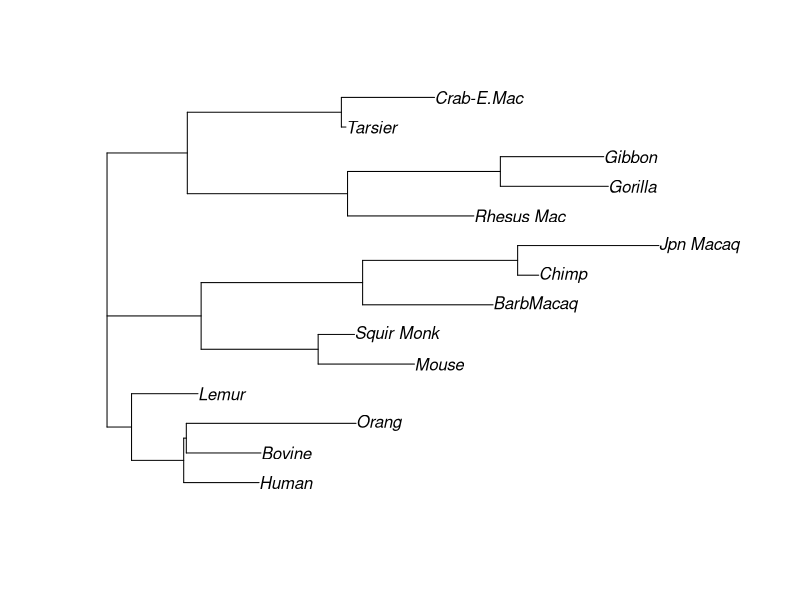
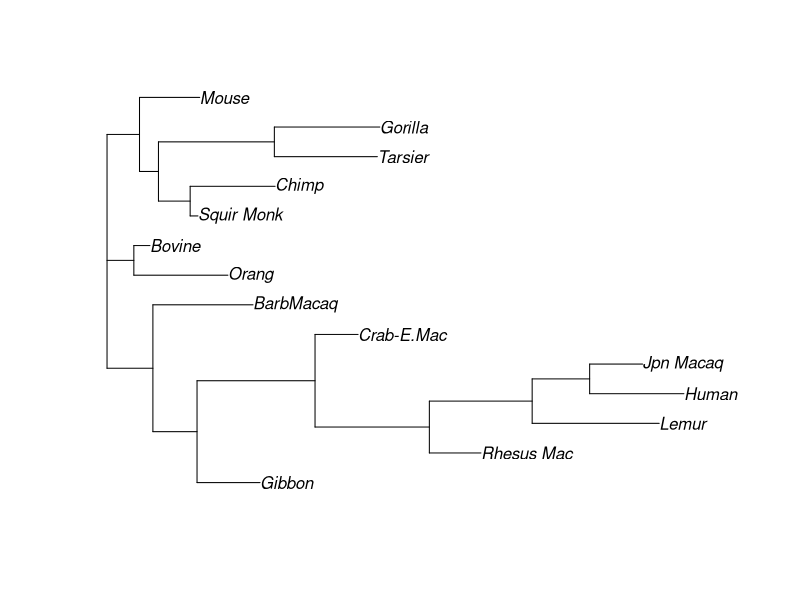
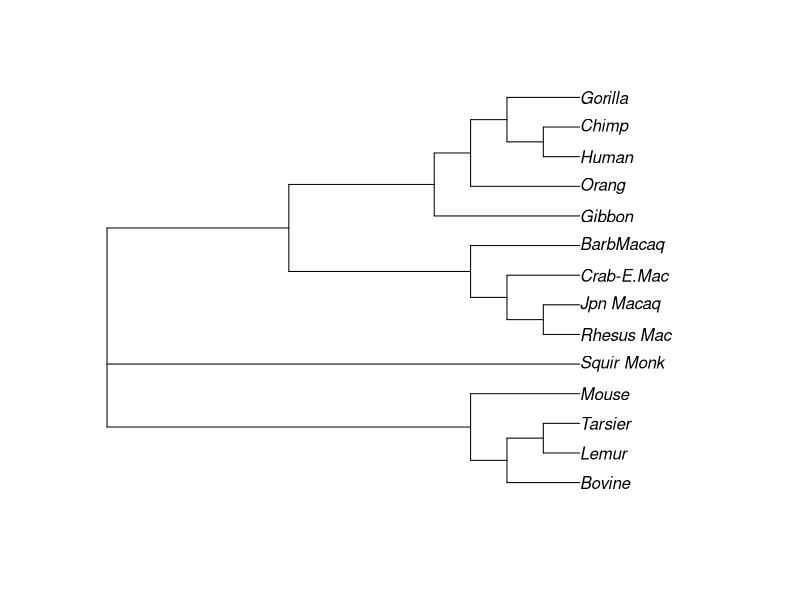
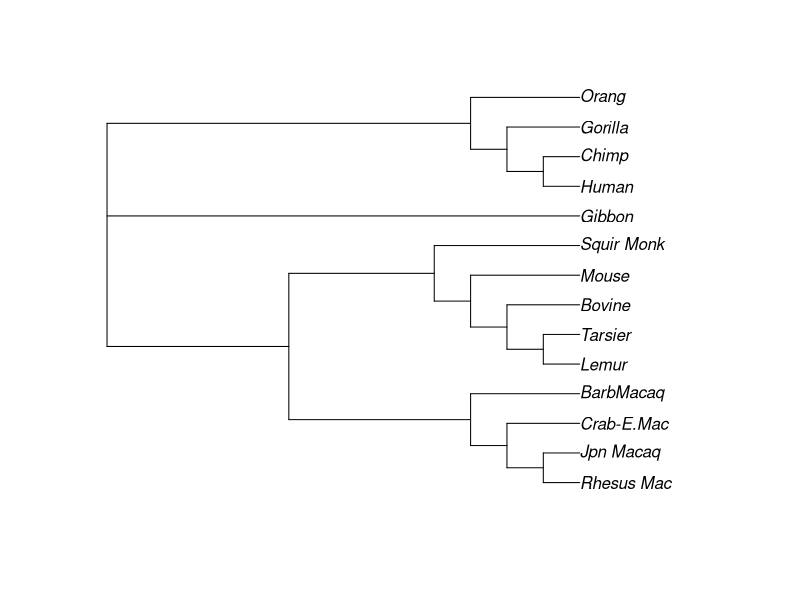
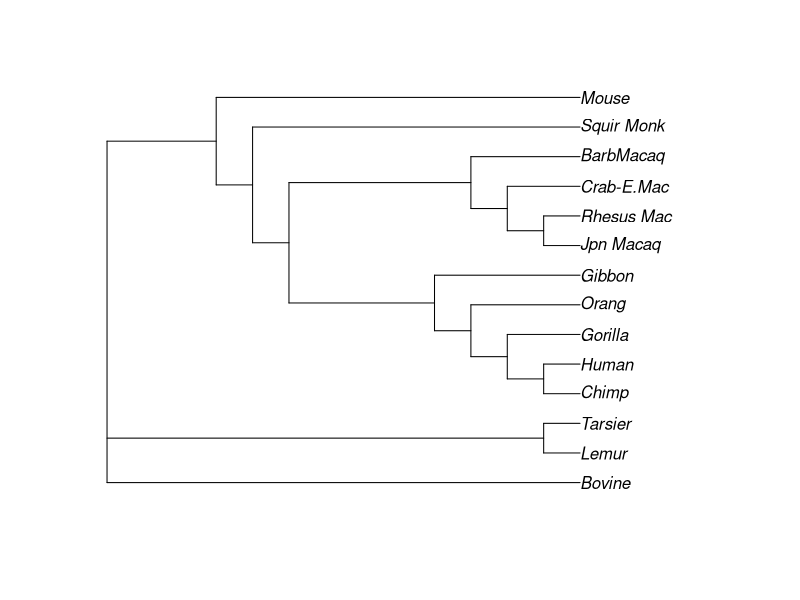
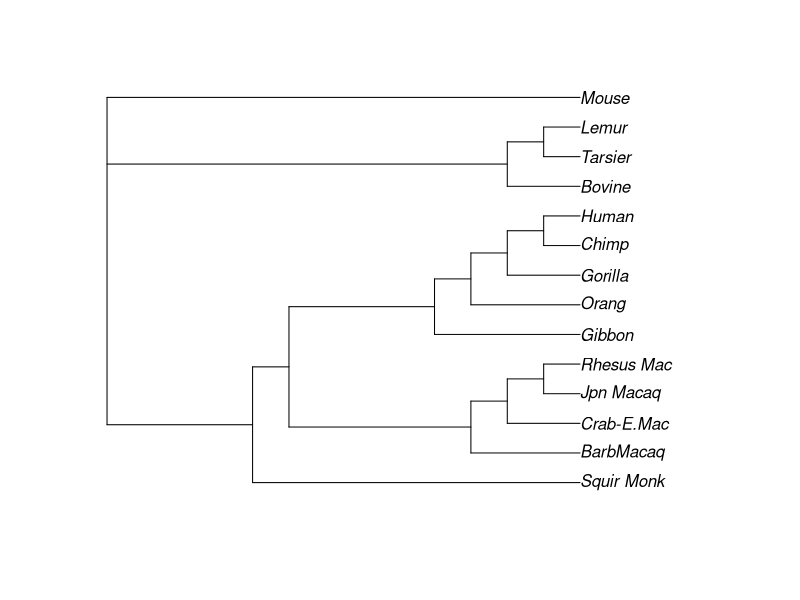
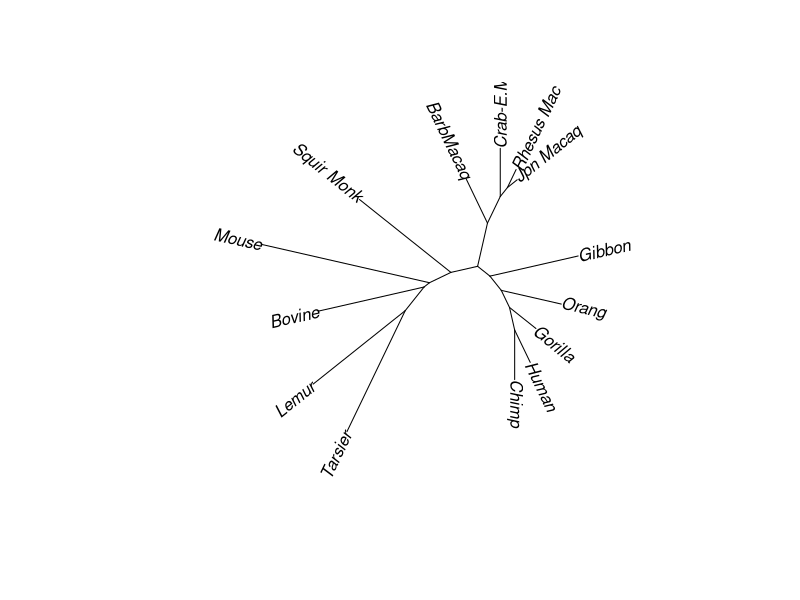
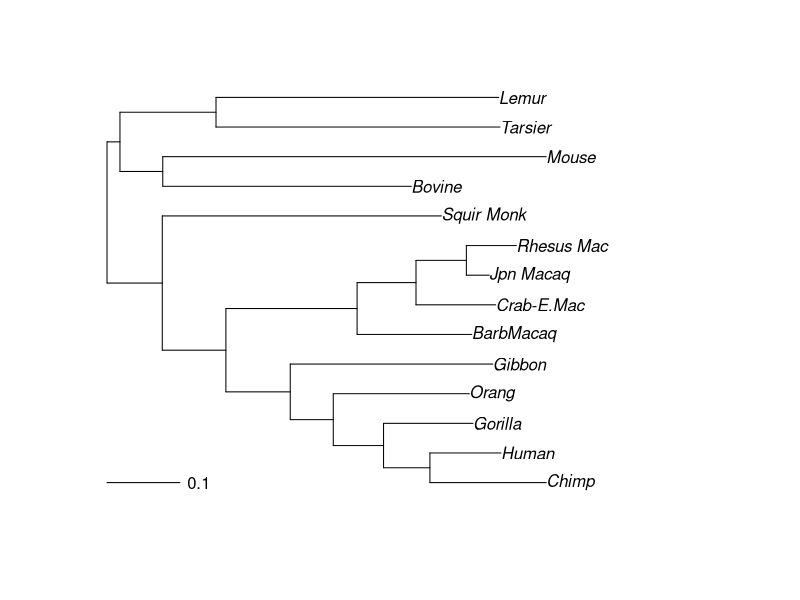

Write the R code that produced these figures, in order.
## ---- chunk 1
knitr::opts_chunk$set(
  eval      = TRUE,
  comment   = "#",
  results   = "hold",
  message = FALSE,
  warning = FALSE,
  # collapse  = TRUE,
  fig.align = "center")
## ---- chunk 2
library(ape) # most important library for phylogeny
library(phangorn) # tree reconstruction
## ---- chunk 3
# read alignement primates
fdir <- system.file("extdata/trees", package = "phangorn")
primates <- read.phyDat(file.path(fdir, "primates.dna"), format = "interleaved")
primates$Human
## ---- chunk 4
set.seed(0)
# generate random tree
my_tree <- rtree(14, rooted = FALSE, tip.label = names(primates))
plot(my_tree)
## ---- chunk 5
parsimony(my_tree, primates)
## ---- chunk 6
# try with another one
my_tree2 <- rtree(14, rooted = FALSE, tip.label = names(primates))
plot(my_tree2)
parsimony(my_tree2, primates)
## ---- chunk 7
# try to find a good tree
optim_tree <- optim.parsimony(my_tree, primates)
plot(optim_tree)
## ---- chunk 8
optim_tree2 <- optim.parsimony(my_tree2, primates)
plot(optim_tree2)
## ---- chunk 9
# compute distances
dm <- dist.ml(primates)
# build tree using distances
treeNJ <- NJ(dm)
treeUPGMA <- upgma(dm)
parsimony(treeNJ, primates)
optim_tree3 <- optim.parsimony(treeNJ, primates)
plot(optim_tree3)
parsimony(treeUPGMA, primates)
optim_tree4 <- optim.parsimony(treeUPGMA, primates)
plot(optim_tree4)
## ---- chunk 10
plot(treeNJ, type = "unrooted", lab4ut = "axial")
## ---- chunk 11
# compute likelihoods
test_NJ <- pml(treeUPGMA, data=primates, model = "JC")
print(test_NJ)
## ---- chunk 12
fitJC <- optim.pml(test_NJ, data=primates,
                    rearrangement = "NNI")
print(fitJC)
plot(fitJC)
